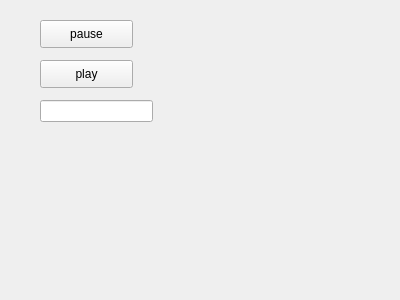
<?xml version="1.0" encoding="UTF-8"?>
<ui version="4.0">
 <class>Form</class>
 <widget class="QWidget" name="Form">
  <property name="geometry">
   <rect>
    <x>0</x>
    <y>0</y>
    <width>400</width>
    <height>300</height>
   </rect>
  </property>
  <property name="windowTitle">
   <string>Form</string>
  </property>
  <widget class="QPushButton" name="pauseButton">
   <property name="geometry">
    <rect>
     <x>40</x>
     <y>20</y>
     <width>93</width>
     <height>28</height>
    </rect>
   </property>
   <property name="text">
    <string>pause</string>
   </property>
  </widget>
  <widget class="QPushButton" name="playButton">
   <property name="geometry">
    <rect>
     <x>40</x>
     <y>60</y>
     <width>93</width>
     <height>28</height>
    </rect>
   </property>
   <property name="text">
    <string>play</string>
   </property>
  </widget>
  <widget class="QLineEdit" name="videoUrlEdit">
   <property name="geometry">
    <rect>
     <x>40</x>
     <y>100</y>
     <width>113</width>
     <height>22</height>
    </rect>
   </property>
  </widget>
  <widget class="QWidget" name="verticalLayoutWidget">
   <property name="geometry">
    <rect>
     <x>40</x>
     <y>140</y>
     <width>321</width>
     <height>131</height>
    </rect>
   </property>
   <layout class="QVBoxLayout" name="videoLayout"/>
  </widget>
 </widget>
 <resources/>
 <connections/>
</ui>
